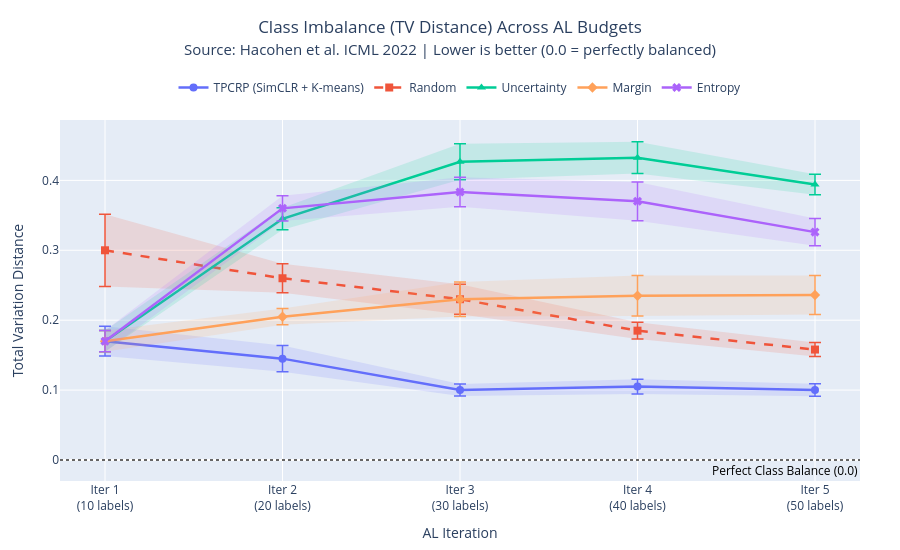

The notebook cell this image was saved under:
### Code cell
import os
import csv
import numpy as np
import plotly.graph_objects as go
import json

# --- 1. Settings & Data Loading ---
OUTPUT_DIR = "output"  # Change if your directory is different
AL_ITERATIONS = 5
AL_BUDGET = 10
iterations = list(range(1, AL_ITERATIONS + 1))
x_labels = [f"Iter {i}<br>({i*AL_BUDGET} labels)" for i in iterations]

def load_tv_summary_csv(strategy_name):
    """Loads TV distance mean and SE from the newly generated CSVs."""
    csv_path = os.path.join(OUTPUT_DIR, f"tv_{strategy_name}_summary.csv")
    with open(csv_path, 'r') as f:
        reader = csv.reader(f)
        rows = list(reader)
        mean_tv = np.array([float(x) for x in rows[0]])
        se_tv = np.array([float(x) for x in rows[1]])
    return mean_tv, se_tv

def load_tv_npz():
    """Loads TPCRP and Random from the updated .npz file and calculates mean/SE."""
    npz_path = os.path.join(OUTPUT_DIR, "tv_distances_tpcrp_random.npz")
    data = np.load(npz_path)
    
    tpcrp_raw = data["tpcrp"]   # Shape: (10, 5)
    random_raw = data["random"] # Shape: (10, 5)
    
    n_reps = tpcrp_raw.shape[0]
    
    tpcrp_mean = tpcrp_raw.mean(axis=0)
    tpcrp_se = tpcrp_raw.std(axis=0, ddof=1) / np.sqrt(n_reps)
    
    random_mean = random_raw.mean(axis=0)
    random_se = random_raw.std(axis=0, ddof=1) / np.sqrt(n_reps)
    
    return tpcrp_mean, tpcrp_se, random_mean, random_se

# Load the data
tv_tpcrp_mean, tv_tpcrp_se, tv_random_mean, tv_random_se = load_tv_npz()
tv_unc_mean, tv_unc_se = load_tv_summary_csv('uncertainty')
tv_mar_mean, tv_mar_se = load_tv_summary_csv('margin')
tv_ent_mean, tv_ent_se = load_tv_summary_csv('entropy')

# --- 2. Build the Plot ---
fig = go.Figure()

# Helper function to add traces with shaded SE bands
def add_strategy_trace(fig, mean_arr, se_arr, name, color, symbol, dash="solid"):
    # Main line
    fig.add_trace(go.Scatter(
        x=iterations, y=mean_arr.tolist(),
        mode="lines+markers", name=name,
        line=dict(width=2.5, color=color, dash=dash), 
        marker=dict(size=8, symbol=symbol),
        error_y=dict(type="data", array=se_arr.tolist(), visible=True, thickness=1.5, width=6),
    ))
    # Shaded SE Band
    fig.add_trace(go.Scatter(
        x=iterations + iterations[::-1],
        y=(mean_arr + se_arr).tolist() + (mean_arr - se_arr).tolist()[::-1],
        fill="toself", fillcolor=color.replace("rgb", "rgba").replace(")", ",0.15)"),
        line=dict(color="rgba(255,255,255,0)"), showlegend=False, hoverinfo="skip",
    ))

# Add all strategies matching the accuracy plot colors
add_strategy_trace(fig, tv_tpcrp_mean, tv_tpcrp_se, "TPCRP (SimCLR + K-means)", "rgb(99,110,250)", "circle")
add_strategy_trace(fig, tv_random_mean, tv_random_se, "Random", "rgb(239,85,59)", "square", dash="dash")
add_strategy_trace(fig, tv_unc_mean, tv_unc_se, "Uncertainty", "rgb(0,204,150)", "triangle-up")
add_strategy_trace(fig, tv_mar_mean, tv_mar_se, "Margin", "rgb(255,161,90)", "diamond")
add_strategy_trace(fig, tv_ent_mean, tv_ent_se, "Entropy", "rgb(171,99,250)", "x")

# Add the "Perfect Balance" baseline at y=0
fig.add_hline(y=0.0, line_dash="dot", line_color="black", opacity=0.6,
              annotation_text="Perfect Class Balance (0.0)", 
              annotation_position="bottom right",
              annotation_font_size=12, annotation_font_color="black")

# --- 3. Layout & Formatting ---
fig.update_layout(
    height=550,
    margin=dict(t=120, b=60, l=60, r=40),
    title=dict(
        text=(
            "Class Imbalance (TV Distance) Across AL Budgets"
            "<br><span style='font-size:15px;font-weight:normal;'>"
            "Source: Hacohen et al. ICML 2022 | Lower is better (0.0 = perfectly balanced)</span>"
        ),
        y=0.94, x=0.5, xanchor='center', yanchor='top',
    ),
    legend=dict(orientation="h", yanchor="bottom", y=1.05, xanchor="center", x=0.5),
    xaxis=dict(
        tickmode="array", tickvals=iterations, ticktext=x_labels, title_text="AL Iteration",
    ),
    yaxis_title="Total Variation Distance",
)

fig.update_traces(cliponaxis=False)

# --- 4. Saving ---
plot_path = os.path.join(OUTPUT_DIR, "tv_distance_all_methods_plotly.png")
fig.write_image(plot_path, scale=2)

# Save Metadata for Overleaf
with open(plot_path + ".meta.json", "w") as fh:
    json.dump({
        "caption": "Class imbalance measured by Total Variation (TV) distance across active learning iterations.",
        "description": "TPCRP maintains a much lower TV distance (closer to 0.0) compared to Uncertainty, Margin, and Entropy, which heavily skew the dataset towards confusing classes.",
    }, fh, indent=4)

print(f"High-res TV distance plot saved → {plot_path}")
fig.show()

### Figure 1 — Plotly figure (JSON) as saved in the notebook; plotly's stock layout.template omitted (floating-point values rounded to 4 significant figures)
{"data": [{"cliponaxis": false, "error_y": {"array": [0.02134, 0.01893, 0.008607, 0.01041, 0.008944], "thickness": 1.5, "type": "data", "visible": true, "width": 6}, "line": {"color": "rgb(99,110,250)", "dash": "solid", "width": 2.5}, "marker": {"size": 8, "symbol": "circle"}, "mode": "lines+markers", "name": "TPCRP (SimCLR + K-means)", "type": "scatter", "x": [1, 2, 3, 4, 5], "y": [0.17, 0.145, 0.1, 0.105, 0.1]}, {"cliponaxis": false, "fill": "toself", "fillcolor": "rgba(99,110,250,0.15)", "hoverinfo": "skip", "line": {"color": "rgba(255,255,255,0)"}, "showlegend": false, "type": "scatter", "x": [1, 2, 3, 4, 5, 5, 4, 3, 2, 1], "y": [0.1913, 0.1639, 0.1086, 0.1154, 0.1089, 0.09106, 0.09459, 0.09139, 0.1261, 0.1487]}, {"cliponaxis": false, "error_y": {"array": [0.05164, 0.02082, 0.02134, 0.0119, 0.01009], "thickness": 1.5, "type": "data", "visible": true, "width": 6}, "line": {"color": "rgb(239,85,59)", "dash": "dash", "width": 2.5}, "marker": {"size": 8, "symbol": "square"}, "mode": "lines+markers", "name": "Random", "type": "scatter", "x": [1, 2, 3, 4, 5], "y": [0.3, 0.26, 0.23, 0.185, 0.158]}, {"cliponaxis": false, "fill": "toself", "fillcolor": "rgba(239,85,59,0.15)", "hoverinfo": "skip", "line": {"color": "rgba(255,255,255,0)"}, "showlegend": false, "type": "scatter", "x": [1, 2, 3, 4, 5, 5, 4, 3, 2, 1], "y": [0.3516, 0.2808, 0.2513, 0.1969, 0.1681, 0.1479, 0.1731, 0.2087, 0.2392, 0.2484]}, {"cliponaxis": false, "error_y": {"array": [0.01528, 0.01572, 0.02572, 0.02268, 0.01462], "thickness": 1.5, "type": "data", "visible": true, "width": 6}, "line": {"color": "rgb(0,204,150)", "dash": "solid", "width": 2.5}, "marker": {"size": 8, "symbol": "triangle-up"}, "mode": "lines+markers", "name": "Uncertainty", "type": "scatter", "x": [1, 2, 3, 4, 5], "y": [0.17, 0.345, 0.4267, 0.4325, 0.394]}, {"cliponaxis": false, "fill": "toself", "fillcolor": "rgba(0,204,150,0.15)", "hoverinfo": "skip", "line": {"color": "rgba(255,255,255,0)"}, "showlegend": false, "type": "scatter", "x": [1, 2, 3, 4, 5, 5, 4, 3, 2, 1], "y": [0.1853, 0.3607, 0.4524, 0.4552, 0.4086, 0.3794, 0.4098, 0.4009, 0.3293, 0.1547]}, {"cliponaxis": false, "error_y": {"array": [0.01528, 0.01167, 0.02457, 0.02892, 0.02778], "thickness": 1.5, "type": "data", "visible": true, "width": 6}, "line": {"color": "rgb(255,161,90)", "dash": "solid", "width": 2.5}, "marker": {"size": 8, "symbol": "diamond"}, "mode": "lines+markers", "name": "Margin", "type": "scatter", "x": [1, 2, 3, 4, 5], "y": [0.17, 0.205, 0.23, 0.235, 0.236]}, {"cliponaxis": false, "fill": "toself", "fillcolor": "rgba(255,161,90,0.15)", "hoverinfo": "skip", "line": {"color": "rgba(255,255,255,0)"}, "showlegend": false, "type": "scatter", "x": [1, 2, 3, 4, 5, 5, 4, 3, 2, 1], "y": [0.1853, 0.2167, 0.2546, 0.2639, 0.2638, 0.2082, 0.2061, 0.2054, 0.1933, 0.1547]}, {"cliponaxis": false, "error_y": {"array": [0.01528, 0.01795, 0.02123, 0.02759, 0.01956], "thickness": 1.5, "type": "data", "visible": true, "width": 6}, "line": {"color": "rgb(171,99,250)", "dash": "solid", "width": 2.5}, "marker": {"size": 8, "symbol": "x"}, "mode": "lines+markers", "name": "Entropy", "type": "scatter", "x": [1, 2, 3, 4, 5], "y": [0.17, 0.36, 0.3833, 0.37, 0.326]}, {"cliponaxis": false, "fill": "toself", "fillcolor": "rgba(171,99,250,0.15)", "hoverinfo": "skip", "line": {"color": "rgba(255,255,255,0)"}, "showlegend": false, "type": "scatter", "x": [1, 2, 3, 4, 5, 5, 4, 3, 2, 1], "y": [0.1853, 0.378, 0.4046, 0.3976, 0.3456, 0.3064, 0.3424, 0.3621, 0.342, 0.1547]}], "layout": {"annotations": [{"font": {"color": "black", "size": 12}, "showarrow": false, "text": "Perfect Class Balance (0.0)", "x": 1, "xanchor": "right", "xref": "x domain", "y": 0, "yanchor": "top", "yref": "y"}], "height": 550, "legend": {"orientation": "h", "x": 0.5, "xanchor": "center", "y": 1.05, "yanchor": "bottom"}, "margin": {"b": 60, "l": 60, "r": 40, "t": 120}, "shapes": [{"line": {"color": "black", "dash": "dot"}, "opacity": 0.6, "type": "line", "x0": 0, "x1": 1, "xref": "x domain", "y0": 0, "y1": 0, "yref": "y"}], "title": {"text": "Class Imbalance (TV Distance) Across AL Budgets<br><span style='font-size:15px;font-weight:normal;'>Source: Hacohen et al. ICML 2022 | Lower is better (0.0 = perfectly balanced)</span>", "x": 0.5, "xanchor": "center", "y": 0.94, "yanchor": "top"}, "xaxis": {"tickmode": "array", "ticktext": ["Iter 1<br>(10 labels)", "Iter 2<br>(20 labels)", "Iter 3<br>(30 labels)", "Iter 4<br>(40 labels)", "Iter 5<br>(50 labels)"], "tickvals": [1, 2, 3, 4, 5], "title": {"text": "AL Iteration"}}, "yaxis": {"title": {"text": "Total Variation Distance"}}}}
